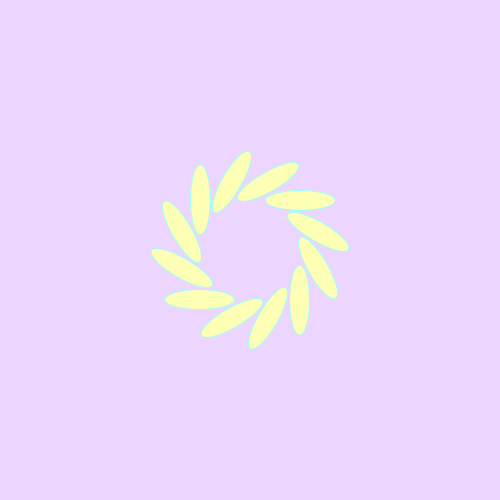
Frame 1 (no input)
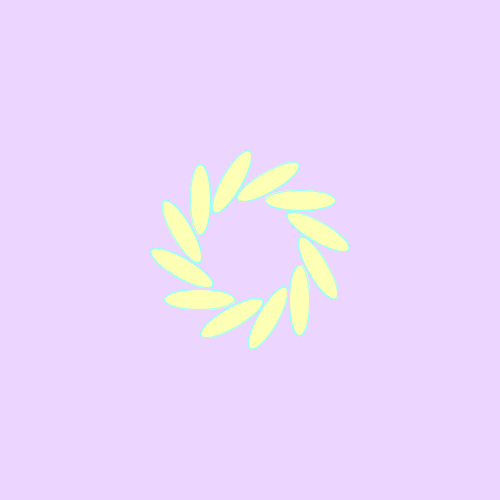
Frame 60 (the mouse pressed at the canvas centre just before this capture)
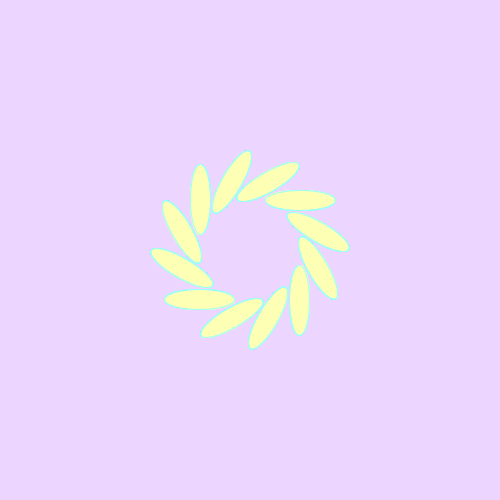
Frame 120 (the mouse held since frame 60 and released just before this capture)

The Processing sketch that drew these frames (run headless with seeded random() and noise(); from frame 60 on, the mouse is pressed at the canvas centre):

// Processing sketch: processing_85058
// ── processing_85058.pde

void setup()
{
size(500,500);
background(236,214,255);
smooth(); 
}

void draw()

{
translate(width/2, height/2);
for (int i=0;i<360;i+=30){
rotate(radians(30)); 
stroke(157,255,248);
fill(252,255,180);
ellipse (50,50,20,70);
}

}
